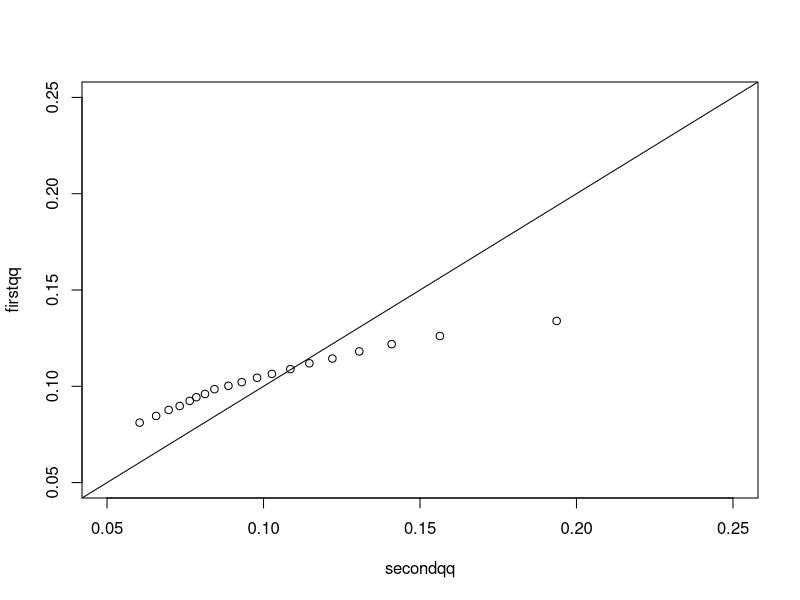
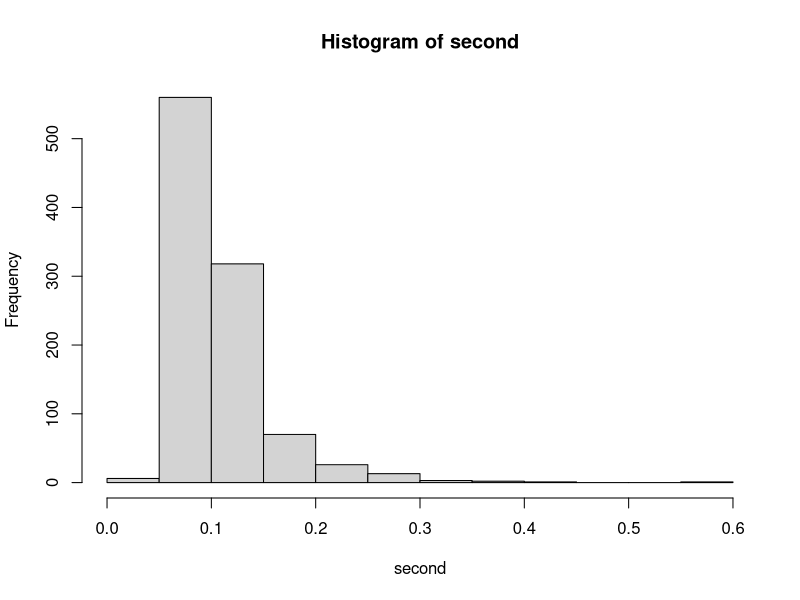

Recreate these plots in R, in order. (Note: this script raises an error after producing the figures.)
## ---- chunk 1

cauchy.mle <- function(x,start,eps=1.e-8,max.iter=50){
  if (missing(start)) start <- median(x)
  theta <- start
  n <- length(x)
  score <- sum(2*(x-theta)/(1+(x-theta)^2))
  iter <- 1
  conv <- T
  while (abs(score)>eps && iter<=max.iter){
    info <- sum((2-2*(x-theta)^2)/(1+(x-theta)^2)^2)
    theta <- theta + score/info
    iter <- iter + 1
    score <- sum(2*(x-theta)/(1+(x-theta)^2))
    score2<-sum((2*(x-theta)/(1+(x-theta)^2))^2)
  }
  if (abs(score)>eps) {
    print("No Convergence")
    conv <- F
  }
  loglik <- -sum(log(1+(x-theta)^2))
  info <- sum((2-2*(x-theta)^2)/(1+(x-theta)^2)^2)
  r <- list(theta=theta,loglik=loglik,score=score,score2=score2,info=info,convergence=conv)
  r
}
first <- NULL
second <- NULL
mle<-c()
for(i in 1: 1000){
 x<- rcauchy(20)
 r2 <- cauchy.mle(x,start=median(x),max.iter=100)
 mle<-c(mle,r2$theta)
 first <- c(first,1/r2$score2)
 second<-c(second,1/r2$info)
}

firstqq<-quantile(first, probs=seq(0.05,1, by=0.05))
secondqq<-quantile(second, probs=seq(0.05,1, by=0.05))
re<-data.frame(mle,first,second)
var(mle[which(second<secondqq[1])])
#second
#theta=20
#3integrate(function(x){(2*(x-theta)/(1+(x-theta)^2))^2*dcauchy(x,theta,1)},lower=-Inf, upper=Inf ,abs.tol=1.e-8)$value*20
##mlevar<-first^2*d
qqplot(secondqq,firstqq,xlim=c(0.05,0.25),ylim=c(0.05,0.25))
abline(0,1)
#?abline
#?qqplot
mle<-c()
con <- NA
all(con)
k <- which(con==FALSE)
mle[k]
second[k]
hist(second)

firstqq<-quantile(first, probs=seq(0.05,1, by=0.05))
secondqq<-quantile(second, probs=seq(0.05,1, by=0.05))
re<-data.frame(mle,first,second)
var(mle[which(second<secondqq[1])])
k <- which(abs(second) > 1 )
second[k]
mle[k]
var(mle[-k])

hist(mle)
k <- which(abs(mle) > 1)
which(second<0)

for (bk in seq(0,1,0.01)){
  second < bk
}

cut(second,breaks=seq(-1,1,0.01))
mean(mle[second < 0.18 & second>0.17]^2)
var(mle[second < 0.18 & second>0.17])
var(mle[second < 0.177 & second>0.173])
var(mle[second < 0.2 & second>0.1])

ct <- seq(0,1,0.1)
vv <- c()
for (i in 2:length(ct)){
  if (i ==2 ){v <- var(mle[second <-ct[i] & abs(second) > ct[i-1]])}
  else {v <- var(mle[second <-ct[i] & second > ct[i-1]])}
  vv <- c(vv,v)
}

vv
